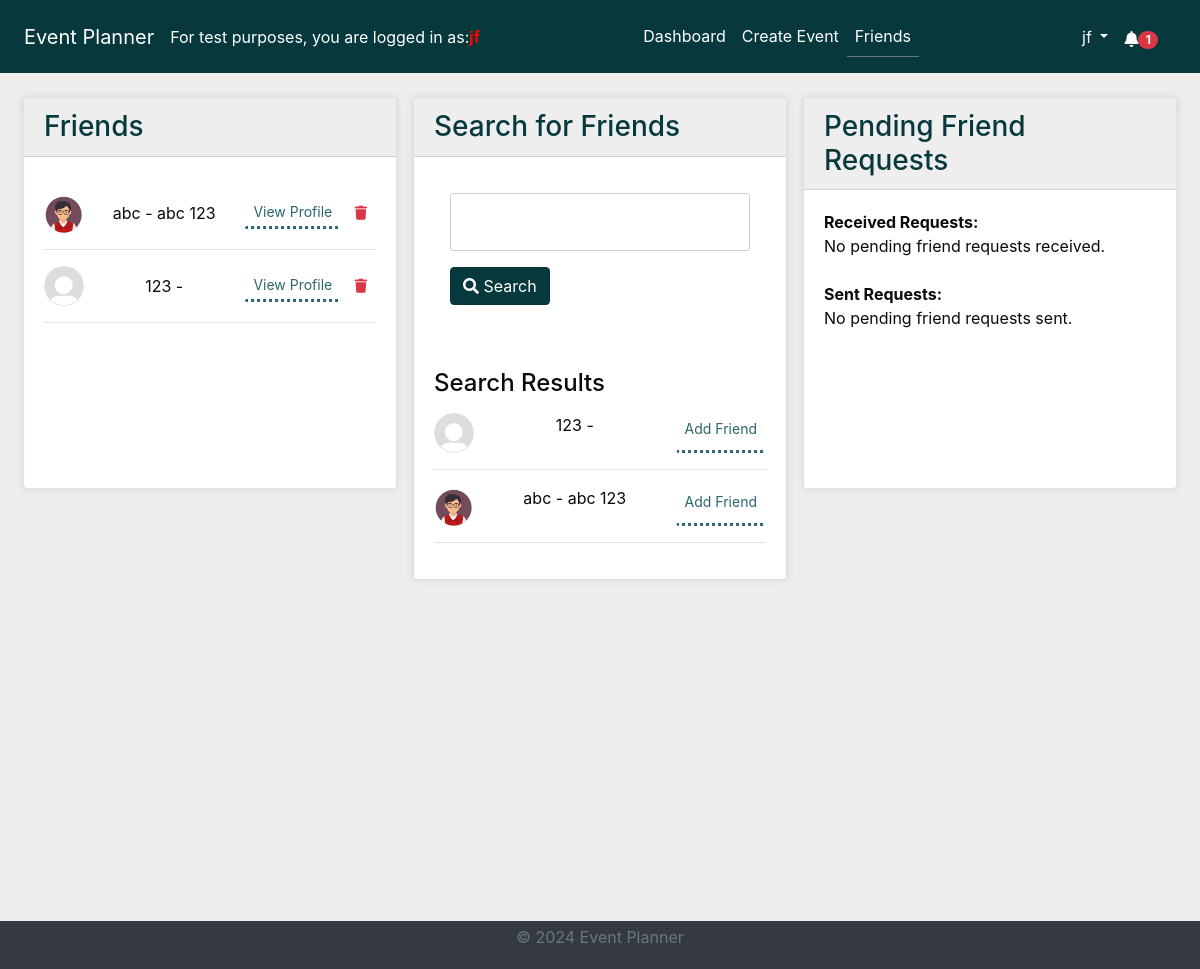
The app's page /friends/?search_query= (signed in) with its own data.
### accounts/models.py (models this page shows, shortened)
class Friendship(models.Model):
    from_user = models.ForeignKey(
        User, related_name="from_friend", on_delete=models.CASCADE
    )
    to_user = models.ForeignKey(
        User, related_name="to_friend", on_delete=models.CASCADE
    )
    status = models.CharField(
        max_length=20,
        choices=[
            ("pending", "Pending"),
            ("accepted", "Accepted"),
            ("declined", "Declined"),
        ],
    )
    created_at = models.DateTimeField(auto_now_add=True)

class UserProfile(models.Model):
    user = models.OneToOneField(User, on_delete=models.CASCADE)
    profile_picture = models.CharField(max_length=254, default="default.svg")
    created_at = models.DateTimeField(auto_now_add=True)
    updated_at = models.DateTimeField(auto_now=True)

### accounts/views.py (the view)
# urls.py: path("friends/", views.friends_page, name="friends_page"),
@login_required
@cache_control(no_cache=True, must_revalidate=True, no_store=True)
def friends_page(request):
    current_user = request.user
    search_query = ""
    search_results = []
    if "search_query" in request.GET or "user" in request.GET:
        search_form = FriendSearchForm(request.GET)
        if search_form.is_valid():
            search_query = search_form.cleaned_data.get("search_query", "")
            selected_user = search_form.cleaned_data.get("user")
            if selected_user:
                search_results = [selected_user]
            else:
                search_results = User.objects.filter(
                    Q(username__icontains=search_query)
                    | Q(first_name__icontains=search_query)
                    | Q(last_name__icontains=search_query)
                ).exclude(id=current_user.id)
        else:
            search_results = []
    else:
        search_form = FriendSearchForm()
        search_results = []
    friends = Friendship.objects.filter(
        (Q(from_user=current_user) | Q(to_user=current_user))
        & Q(status="accepted")
    )
    pending_requests_received = Friendship.objects.filter(
        Q(to_user=current_user) & Q(status="pending")
    )
    pending_requests_sent = Friendship.objects.filter(
        Q(from_user=current_user) & Q(status="pending")
    )
    context = {
        "search_form": search_form,
        "search_query": search_query,
        "search_results": search_results,
        "friends": friends,
        "pending_requests_received": pending_requests_received,
        "pending_requests_sent": pending_requests_sent,
    }
    return render(request, "accounts/friends.html", context)

### accounts/templates/accounts/friends.html (shortened to what this page needs)
{% extends 'base.html' %}
{% load static %}
{% block content %}
<div class="container-fluid">
    <div class="row">
        <div class="col-lg-4 mb-0">
            <div class="card">
                <div class="card-header bg-primary text-white">
                    <h3 class="mb-0">Friends</h3>
                </div>
                <div class="card-body scrollable-column">
                    <ul class="list-unstyled">
                        {% for friendship in friends %}
                            <li>
                                {% if friendship.from_user == user %}
                                    <div class="d-flex justify-content-between align-items-center mt-3">
                                        <img src="{% static 'images/profile_pictures/' %}{{ friendship.to_user.userprofile.profile_picture }}" alt="{{ friendship.to_user.username }}'s profile picture" class="rounded-circle mr-2" style="width: 40px; height: 40px;" onerror="this.onerror=null; this.src='{% static 'images/profile_pictures/' %}{{ friendship.from_user.userprofile.profile_picture }}'">
                                        <span>{{ friendship.to_user.username }} - {{ friendship.to_user.first_name }} {{ friendship.to_user.last_name }}</span>
                                        <div>
                                            <a href="{% url 'view_profile' friendship.to_user.id %}" class="btn btn-sm btn-outline-primary ml-2">View Profile</a>
                                            <button class="btn btn-sm btn-outline-danger delete-friend-btn" data-friend-id="{{ friendship.to_user.id }}"><i class="fa fa-trash"></i></button>
                                        </div>
                                    </div>
                                {% else %}
                                    <div class="d-flex justify-content-between align-items-center mt-3">
                                        <img src="{% static 'images/profile_pictures/' %}{{ friendship.from_user.userprofile.profile_picture }}" alt="{{ friendship.from_user.username }}'s profile picture" class="rounded-circle mr-2" style="width: 40px; height: 40px;" onerror="this.onerror=null; this.src='{% static 'images/profile_pictures/' %}{{ friendship.to_user.userprofile.profile_picture }}'">
                                        <span>{{ friendship.from_user.username }} - {{ friendship.from_user.first_name }} {{ friendship.from_user.last_name }}</span>
                                        <div>
                                            <a href="{% url 'view_profile' friendship.from_user.id %}" class="btn btn-sm btn-outline-primary ml-2">View Profile</a>
                                            <button class="btn btn-sm btn-outline-danger delete-friend-btn" data-friend-id="{{ friendship.from_user.id }}"><i class="fa fa-trash"></i></button>
                                        </div>
                                    </div>
                                {% endif %}
                            </li>
                            <hr>
                        {% empty %}
                            <li>You have no friends yet.</li>
                        {% endfor %}
                    </ul>
                </div>
            </div>
        </div>
        <div class="col-lg-4 mb-0">
            <div class="card">
                <div class="card-header bg-primary text-white">
                    <h3 class="mb-0">Search for Friends</h3>
                </div>
                <div class="card-body">
                    <form method="get" action="{% url 'friends_page' %}">
                        {{ search_form.as_p }}
                        <button type="submit" class="btn btn-primary"><i class="fa fa-search"></i> Search</button>
                    </form>
                    <br>
                    <br>
                    {% if search_results %}
                        <h4>Search Results</h4>
                        <ul class="list-unstyled">
                            {% for user in search_results %}
                                <li>
                                    <div class="d-flex justify-content-between mt-3">
                                        <img src="{% static 'images/profile_pictures/' %}{{ user.userprofile.profile_picture }}" alt="{{ user.username }}'s profile picture" class="rounded-circle mr-2" style="width: 40px; height: 40px;">
                                        {{ user.username }} - {{ user.first_name }} {{ user.last_name }}
                                        {% if user not in friends %}
                                            <a href="{% url 'send_friend_request' user.id %}" class="btn btn-sm btn-outline-success ml-2">Add Friend</a>
                                        {% endif %}
                                    </div>
                                </li>
                                <hr>
                            {% empty %}
                                <li>No search results found.</li>
                            {% endfor %}
                        </ul>
                    {% endif %}
                </div>
            </div>
        </div>
        <div class="col-lg-4 mb-0">
            <div class="card">
                <div class="card-header bg-primary text-white">
                    <h3 class="mb-0">Pending Friend Requests</h3>
                </div>
                <div class="card-body">
                    <ul class="list-unstyled">
                        <li><strong>Received Requests:</strong></li>
                        <div class="scrollable-column">
                            {% for request in pending_requests_received %}
                            <li>
                                <div class="d-flex justify-content-between align-items-center mt-3">
                                    <img src="{% static 'images/profile_pictures/' %}{{ request.from_user.userprofile.profile_picture }}" alt="{{ request.from_user.username }}'s profile picture" class="rounded-circle mr-2" style="width: 40px; height: 40px;" onerror="this.onerror=null; this.src='{% static 'images/profile_pictures/' %}{{ request.to_user.userprofile.profile_picture }}'">
                                    <span>{{ request.from_user.username }} - {{ request.from_user.first_name }} {{ request.from_user.last_name }}</span>
                                    <div>
                                        <a href="{% url 'respond_friend_request' request.id 'accept' %}" class="btn btn-sm btn-outline-success"><i class="fa fa-check"></i> Accept</a>
                                        <a href="{% url 'respond_friend_request' request.id 'decline' %}" class="btn btn-sm btn-outline-danger"><i class="fa fa-times"></i> Decline</a>
                                    </div>
                                </div>
                            </li>
                            <hr>
                        {% empty %}
                            <li>No pending friend requests received.</li>
                            {% endfor %}
                        </div>
                            <br>
                            <li><strong>Sent Requests:</strong></li>
                            <div class="scrollable-column">
                                {% for request in pending_requests_sent %}
                                <li>
                                <div class="d-flex justify-content-between align-items-center mt-3">
                                    <img src="{% static 'images/profile_pictures/' %}{{ request.to_user.userprofile.profile_picture }}" alt="{{ request.to_user.username }}'s profile picture" class="rounded-circle mr-2" style="width: 40px; height: 40px;" onerror="this.onerror=null; this.src='{% static 'images/profile_pictures/' %}{{ request.from_user.userprofile.profile_picture }}'">
                                    <span>{{ request.to_user.username }} - {{ request.to_user.first_name }} {{ request.to_user.last_name }}</span>
                                    <span>(Awaiting response)</span>
                                </div>
                            </li>
                            <hr>
                            {% empty %}
                            <li>No pending friend requests sent.</li>
                            {% endfor %}
                        </div>
                    </ul>
                </div>
            </div>
        </div>
    </div>
</div>
{% endblock %}

### templates/base.html (shortened to what this page needs)
<!DOCTYPE html>
<html lang="en">
<head>
    {% load static %}
    <link rel="stylesheet" href="https://stackpath.bootstrapcdn.com/bootstrap/4.5.2/css/bootstrap.min.css">
    <link rel="stylesheet" href="{% static 'css/styles.css' %}">
    <link rel="stylesheet" href="https://cdnjs.cloudflare.com/ajax/libs/font-awesome/5.15.4/css/all.min.css">
    <link rel="stylesheet" href="https://cdnjs.cloudflare.com/ajax/libs/fullcalendar/3.10.2/fullcalendar.min.css" />
</head>
<body class="c-app">
    <header class="c-header c-header-light c-header-fixed">
        <nav class="navbar navbar-expand-lg navbar-light">
            <a class="navbar-brand" href="{% url 'home' %}">Event Planner</a>
            For test purposes, you are logged in as:
            <strong style="color:red;">   {{ user.username }} </strong>
            <div class="collapse navbar-collapse" id="navbarSupportedContent">
                {% if user.is_authenticated %}
                <ul class="navbar-nav mx-auto">
                    <li class="nav-item {% if request.resolver_match.url_name == 'dashboard' %}active{% endif %}">
                        <a class="nav-link" href="{% url 'dashboard' %}">Dashboard</a>
                    </li>
                    <li class="nav-item {% if request.resolver_match.url_name == 'create_event' %}active{% endif %}">
                        <a class="nav-link" href="{% url 'create_event' %}">Create Event</a>
                    </li>
                    <li class="nav-item {% if request.resolver_match.url_name == 'friends_page' %}active{% endif %}">
                        <a class="nav-link" href="{% url 'friends_page' %}">Friends</a>
                    </li>
                    {% endif %}
                </ul>
                {% if user.is_authenticated %}
                <ul class="navbar-nav d-flex">
                    <li class="nav-item dropdown">
                        <a class="nav-link dropdown-toggle" href="#" id="profileLink" role="button" data-toggle="dropdown" aria-haspopup="true" aria-expanded="false">
                            {{ user.username }}
                        </a>
                    </li>
                </ul>
                {% endif %}
            </div>
            {% if user.is_authenticated %}
                <ul class="navbar-nav ml-auto d-flex">
                    <li class="nav-item">
                        <a class="nav-link" href="#" id="notificationBell" role="button" data-toggle="dropdown" aria-haspopup="true" aria-expanded="false">
                            <i class="fas fa-bell"></i>
                            {% if unread_count > 0 %}
                                <span class="badge badge-pill badge-danger">{{ unread_count }}</span>
                            {% else %}
                                <span class="badge badge-pill badge-danger" style="opacity: 0;">{{ unread_count }}</span>
                            {% endif %}
                        </a>
                    </li>
                </ul>
            {% endif %}
        </nav>
    </header>
    <main class="c-main">
        <div class="container-fluid">
            <div class="fade-in">
                {% block content %}{% endblock %}
            </div>
        </div>
    </main>
    <footer class="footer py-1">
        <div class="container text-center">
            <p class="text-muted">&copy; 2024 Event Planner</p>
        </div>
    </footer>
</body>
</html>

### records on screen
Friendship: to_user.userprofile.profile_picture (picture), to_user.username "abc", to_user.first_name "abc", to_user.last_name "123"
Friendship: from_user.userprofile.profile_picture (placeholder picture), from_user.username "123"

### other values on screen
{{ user.username }} "jf"
{{ unread_count }} "1"
{{ user.username }} "123"
{{ user.username }} "abc"
{{ user.first_name }} "abc"
{{ user.last_name }} "123"
